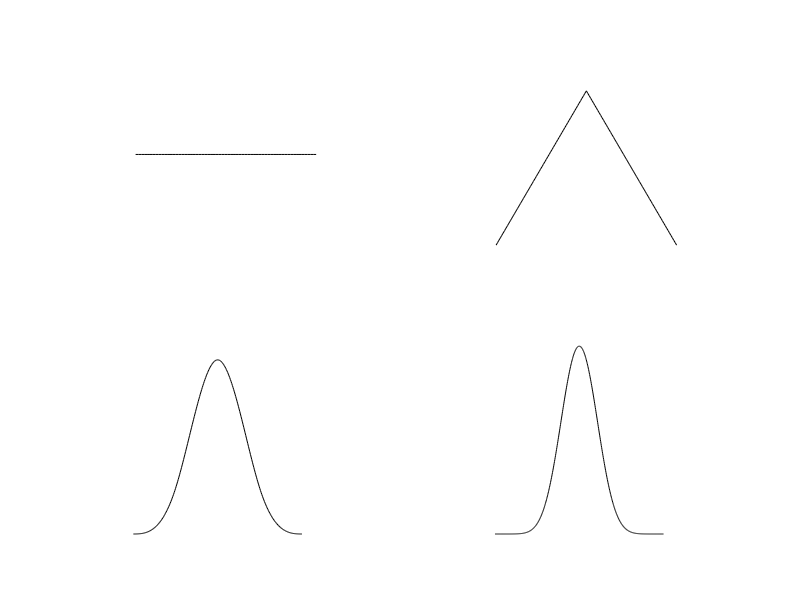

The MATLAB source for this figure:
f=ones(64,1); f=f./sum(f); %Define rectangle signal f and normalize
g=conv(f,f); g=g./sum(g); %Convolve f with itself to give g and normalize
h=conv(g,g); h=h./sum(h); %Convolve g with itself to give h and normalize
j=conv(h,h); j=j./sum(j); %Convolve h with itself to give j and normalize

subplot(2,2,1), plot(f,'k-'); axis square;
axis off;
subplot(2,2,2), plot(g,'k-'); axis square;
axis off;
subplot(2,2,3), plot(h,'k-'); axis square;
axis off;
subplot(2,2,4), plot(j,'k-'); axis square;
axis off;
